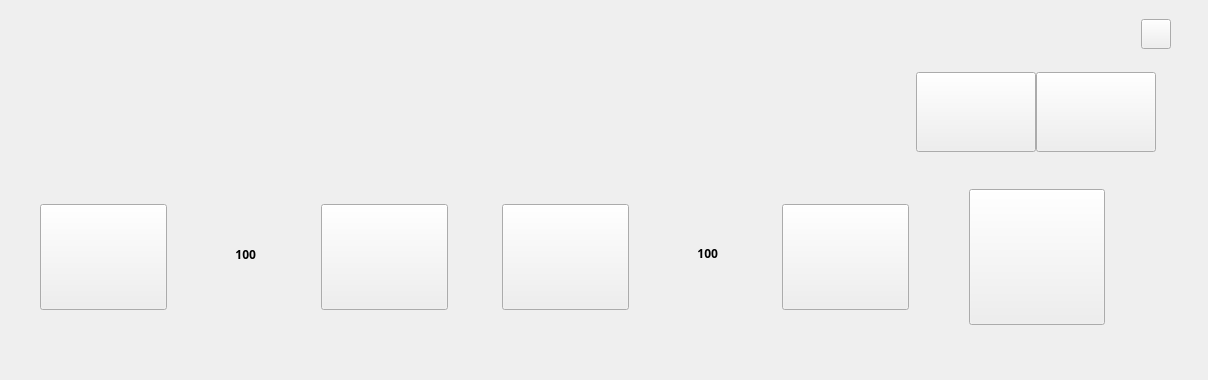
<?xml version="1.0" encoding="UTF-8"?>
<ui version="4.0">
 <class>Inflation_Deflation_Timing</class>
 <widget class="QWidget" name="Inflation_Deflation_Timing">
  <property name="geometry">
   <rect>
    <x>0</x>
    <y>0</y>
    <width>1208</width>
    <height>380</height>
   </rect>
  </property>
  <property name="minimumSize">
   <size>
    <width>1208</width>
    <height>380</height>
   </size>
  </property>
  <property name="maximumSize">
   <size>
    <width>1208</width>
    <height>380</height>
   </size>
  </property>
  <property name="windowTitle">
   <string>Inflation_Deflation_Timing</string>
  </property>
  <widget class="QLabel" name="label">
   <property name="geometry">
    <rect>
     <x>0</x>
     <y>0</y>
     <width>1208</width>
     <height>380</height>
    </rect>
   </property>
   <property name="minimumSize">
    <size>
     <width>1208</width>
     <height>380</height>
    </size>
   </property>
   <property name="maximumSize">
    <size>
     <width>1208</width>
     <height>380</height>
    </size>
   </property>
   <property name="text">
    <string/>
   </property>
  </widget>
  <widget class="QPushButton" name="InflationReduce_Button">
   <property name="geometry">
    <rect>
     <x>40</x>
     <y>204</y>
     <width>127</width>
     <height>106</height>
    </rect>
   </property>
   <property name="minimumSize">
    <size>
     <width>127</width>
     <height>106</height>
    </size>
   </property>
   <property name="maximumSize">
    <size>
     <width>127</width>
     <height>106</height>
    </size>
   </property>
   <property name="text">
    <string/>
   </property>
  </widget>
  <widget class="QPushButton" name="InflationAdd_Button">
   <property name="geometry">
    <rect>
     <x>321</x>
     <y>204</y>
     <width>127</width>
     <height>106</height>
    </rect>
   </property>
   <property name="minimumSize">
    <size>
     <width>127</width>
     <height>106</height>
    </size>
   </property>
   <property name="maximumSize">
    <size>
     <width>127</width>
     <height>106</height>
    </size>
   </property>
   <property name="text">
    <string/>
   </property>
  </widget>
  <widget class="QPushButton" name="DeflateReduce_Button">
   <property name="geometry">
    <rect>
     <x>502</x>
     <y>204</y>
     <width>127</width>
     <height>106</height>
    </rect>
   </property>
   <property name="minimumSize">
    <size>
     <width>127</width>
     <height>106</height>
    </size>
   </property>
   <property name="maximumSize">
    <size>
     <width>127</width>
     <height>106</height>
    </size>
   </property>
   <property name="text">
    <string/>
   </property>
  </widget>
  <widget class="QPushButton" name="DeflateAdd_Button">
   <property name="geometry">
    <rect>
     <x>782</x>
     <y>204</y>
     <width>127</width>
     <height>106</height>
    </rect>
   </property>
   <property name="minimumSize">
    <size>
     <width>127</width>
     <height>106</height>
    </size>
   </property>
   <property name="maximumSize">
    <size>
     <width>127</width>
     <height>106</height>
    </size>
   </property>
   <property name="text">
    <string/>
   </property>
  </widget>
  <widget class="QPushButton" name="Finish_Button">
   <property name="geometry">
    <rect>
     <x>969</x>
     <y>189</y>
     <width>136</width>
     <height>136</height>
    </rect>
   </property>
   <property name="minimumSize">
    <size>
     <width>136</width>
     <height>136</height>
    </size>
   </property>
   <property name="maximumSize">
    <size>
     <width>136</width>
     <height>136</height>
    </size>
   </property>
   <property name="text">
    <string/>
   </property>
  </widget>
  <widget class="QLabel" name="InflationNum_label">
   <property name="geometry">
    <rect>
     <x>185</x>
     <y>224</y>
     <width>71</width>
     <height>60</height>
    </rect>
   </property>
   <property name="minimumSize">
    <size>
     <width>71</width>
     <height>60</height>
    </size>
   </property>
   <property name="maximumSize">
    <size>
     <width>71</width>
     <height>60</height>
    </size>
   </property>
   <property name="font">
    <font>
     <family>思源黑体 CN Bold</family>
     <bold>true</bold>
    </font>
   </property>
   <property name="text">
    <string>100</string>
   </property>
   <property name="alignment">
    <set>Qt::AlignRight|Qt::AlignTrailing|Qt::AlignVCenter</set>
   </property>
  </widget>
  <widget class="QLabel" name="DeflateNum_label">
   <property name="geometry">
    <rect>
     <x>647</x>
     <y>223</y>
     <width>71</width>
     <height>60</height>
    </rect>
   </property>
   <property name="minimumSize">
    <size>
     <width>71</width>
     <height>60</height>
    </size>
   </property>
   <property name="maximumSize">
    <size>
     <width>71</width>
     <height>60</height>
    </size>
   </property>
   <property name="font">
    <font>
     <family>思源黑体 CN Bold</family>
     <pointsize>9</pointsize>
     <bold>true</bold>
    </font>
   </property>
   <property name="text">
    <string>100</string>
   </property>
   <property name="alignment">
    <set>Qt::AlignRight|Qt::AlignTrailing|Qt::AlignVCenter</set>
   </property>
  </widget>
  <widget class="QLabel" name="ratio1_1Num_label">
   <property name="geometry">
    <rect>
     <x>938</x>
     <y>88</y>
     <width>71</width>
     <height>60</height>
    </rect>
   </property>
   <property name="minimumSize">
    <size>
     <width>71</width>
     <height>60</height>
    </size>
   </property>
   <property name="maximumSize">
    <size>
     <width>71</width>
     <height>60</height>
    </size>
   </property>
   <property name="font">
    <font>
     <family>思源黑体 CN Bold</family>
     <bold>true</bold>
    </font>
   </property>
   <property name="text">
    <string>&lt;html&gt;&lt;head/&gt;&lt;body&gt;&lt;p&gt;&lt;span style=&quot; font-weight:700;&quot;&gt;1:1&lt;/span&gt;&lt;/p&gt;&lt;/body&gt;&lt;/html&gt;</string>
   </property>
  </widget>
  <widget class="QLabel" name="ratio1_2Num_label">
   <property name="geometry">
    <rect>
     <x>1060</x>
     <y>88</y>
     <width>71</width>
     <height>60</height>
    </rect>
   </property>
   <property name="minimumSize">
    <size>
     <width>71</width>
     <height>60</height>
    </size>
   </property>
   <property name="maximumSize">
    <size>
     <width>71</width>
     <height>60</height>
    </size>
   </property>
   <property name="font">
    <font>
     <family>思源黑体 CN Bold</family>
     <bold>true</bold>
    </font>
   </property>
   <property name="text">
    <string>&lt;html&gt;&lt;head/&gt;&lt;body&gt;&lt;p&gt;&lt;span style=&quot; font-weight:700;&quot;&gt;1:2&lt;/span&gt;&lt;/p&gt;&lt;/body&gt;&lt;/html&gt;</string>
   </property>
  </widget>
  <widget class="QPushButton" name="Help_Button">
   <property name="geometry">
    <rect>
     <x>1141</x>
     <y>19</y>
     <width>30</width>
     <height>30</height>
    </rect>
   </property>
   <property name="minimumSize">
    <size>
     <width>30</width>
     <height>30</height>
    </size>
   </property>
   <property name="maximumSize">
    <size>
     <width>30</width>
     <height>30</height>
    </size>
   </property>
   <property name="text">
    <string/>
   </property>
  </widget>
  <widget class="QLabel" name="ratio1_1backdrop">
   <property name="geometry">
    <rect>
     <x>913</x>
     <y>69</y>
     <width>126</width>
     <height>86</height>
    </rect>
   </property>
   <property name="minimumSize">
    <size>
     <width>126</width>
     <height>86</height>
    </size>
   </property>
   <property name="maximumSize">
    <size>
     <width>126</width>
     <height>86</height>
    </size>
   </property>
   <property name="text">
    <string/>
   </property>
  </widget>
  <widget class="QLabel" name="ratio1_2backdrop">
   <property name="geometry">
    <rect>
     <x>1033</x>
     <y>69</y>
     <width>126</width>
     <height>86</height>
    </rect>
   </property>
   <property name="minimumSize">
    <size>
     <width>126</width>
     <height>86</height>
    </size>
   </property>
   <property name="maximumSize">
    <size>
     <width>126</width>
     <height>86</height>
    </size>
   </property>
   <property name="text">
    <string/>
   </property>
  </widget>
  <widget class="QPushButton" name="ratio1_1Button">
   <property name="geometry">
    <rect>
     <x>916</x>
     <y>72</y>
     <width>120</width>
     <height>80</height>
    </rect>
   </property>
   <property name="minimumSize">
    <size>
     <width>120</width>
     <height>80</height>
    </size>
   </property>
   <property name="maximumSize">
    <size>
     <width>120</width>
     <height>80</height>
    </size>
   </property>
   <property name="text">
    <string/>
   </property>
  </widget>
  <widget class="QPushButton" name="ratio1_2Button">
   <property name="geometry">
    <rect>
     <x>1036</x>
     <y>72</y>
     <width>120</width>
     <height>80</height>
    </rect>
   </property>
   <property name="minimumSize">
    <size>
     <width>120</width>
     <height>80</height>
    </size>
   </property>
   <property name="maximumSize">
    <size>
     <width>120</width>
     <height>80</height>
    </size>
   </property>
   <property name="text">
    <string/>
   </property>
  </widget>
  <zorder>label</zorder>
  <zorder>InflationReduce_Button</zorder>
  <zorder>InflationAdd_Button</zorder>
  <zorder>DeflateReduce_Button</zorder>
  <zorder>DeflateAdd_Button</zorder>
  <zorder>Finish_Button</zorder>
  <zorder>InflationNum_label</zorder>
  <zorder>DeflateNum_label</zorder>
  <zorder>Help_Button</zorder>
  <zorder>ratio1_1backdrop</zorder>
  <zorder>ratio1_2backdrop</zorder>
  <zorder>ratio1_1Num_label</zorder>
  <zorder>ratio1_2Num_label</zorder>
  <zorder>ratio1_1Button</zorder>
  <zorder>ratio1_2Button</zorder>
 </widget>
 <resources/>
 <connections/>
</ui>
